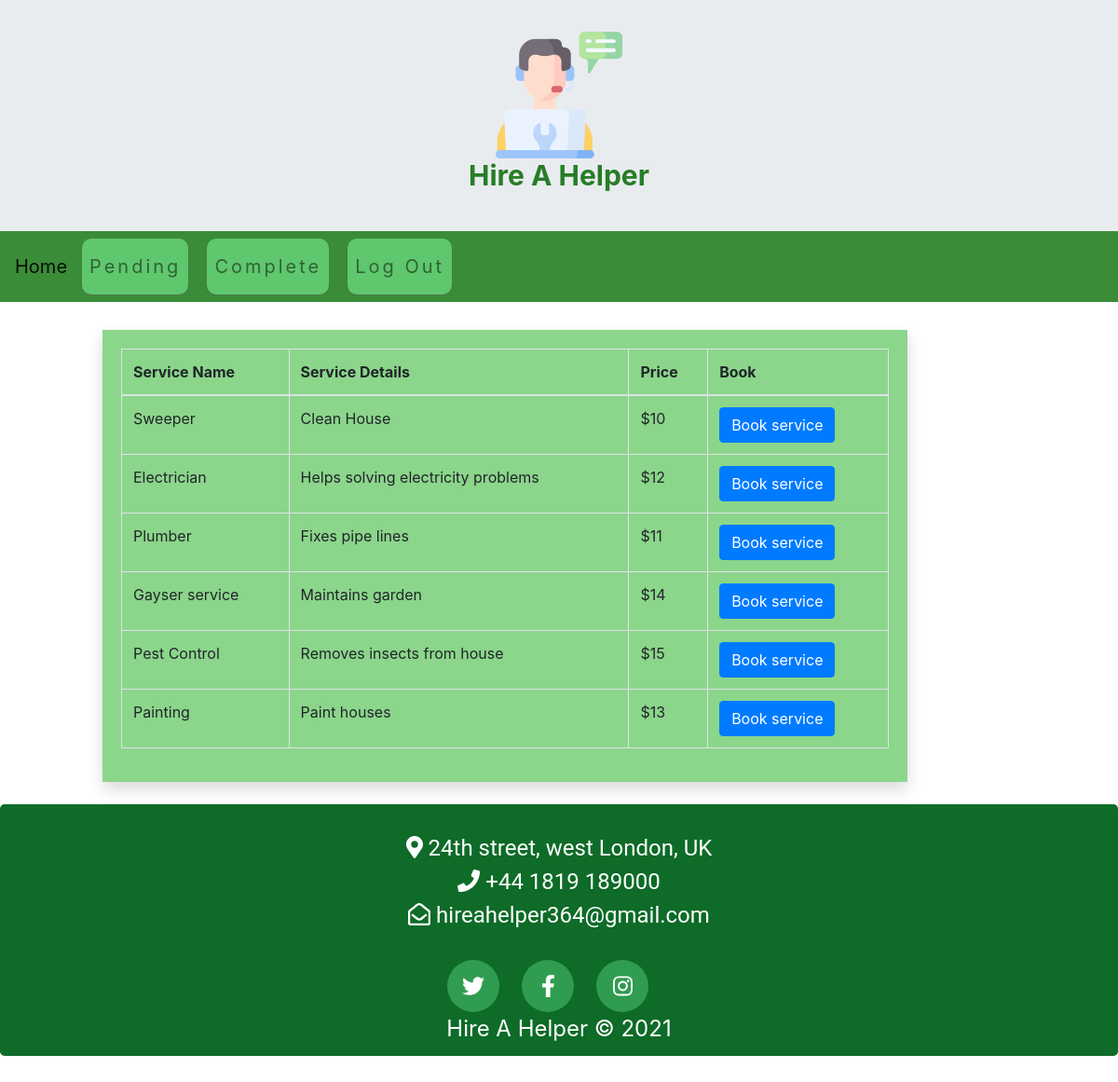
The app's page /uhome.php with its own data.
### tables this page shows
CREATE TABLE `services` (
  `SID` varchar(45) NOT NULL,
  `SName` varchar(45) NOT NULL,
  `SDetails` varchar(45) NOT NULL,
  `price` varchar(45) NOT NULL
);

### uhome.php (the view, shortened to what this page needs)
<!DOCTYPE html>
<html>
<head>
    <link rel="stylesheet" href="https://maxcdn.bootstrapcdn.com/bootstrap/4.5.2/css/bootstrap.min.css">
    <link rel="stylesheet" type="text/css" href="style.css">
</head>
<body>
  <div class="jumbotron text-center" style="margin-bottom:-30px;margin-top:-30px;">
  <img src="technical-support.png"class="img1"><h1 class="hire1">Hire A Helper</h1>
</div>
<nav class="navbar navbar-expand-lg navbar-light">
  <a class="navbar-brand" href="uhome.php">Home</a>
  <div class="collapse navbar-collapse" id="collapsibleNavbar">
    <ul class="navbar-nav">
      <li class="nav-item">
        <a class="nav-link" href="upending.php">Pending</a>
      </li>
      <li class="nav-item">
        <a class="nav-link" href="ucomplete.php">Complete</a>
      </li>
      <li class="nav-item">
        <a class="nav-link" href="index.php">Log Out</a>
      </li>
    </ul>
  </div>
</nav>
<div class="container" style="margin-top:30px">
      <div class="container-fluid mt-3">
      <div class="card1 shadow mb-4">
        <div class="card-body">
          <div class="table-responsive">
            <table class="table table-bordered" id="dataTable" width="100%" cellspacing="0">
              <thead>
                <tr>
                  <th> Service Name </th>
                  <th> Service Details </th>
                  <th> Price </th>
                  <th> Book </th>
                </tr>
              </thead>
              <tbody>
              <?php
          $conn = mysqli_connect("localhost", "root", "", "myService");
              $disp="select * from services";
              $result=mysqli_query($conn,$disp);
              if(mysqli_num_rows($result) > 0)
              {
              while($row=mysqli_fetch_array($result))
              {
                $x=0;
                if($x!=0)
                {
                  $x=0;
                }
                else
                {
                ?>
                <tr>
                  <td> <?php echo $row['SName']; ?></td>
                  <td> <?php echo $row['SDetails']; ?></td>
                  <td> <?php echo $row['price']; ?></td>
                  <td>
                    <button type="button" class="btn btn-primary" data-toggle="modal" data-target="#addData">
                    Book service
                  </button>
                  </td>
                  </tr>
                <?php
                }
              }
            }
            else {
                  echo "No Record Found";
              }
      ?>
              </tbody>
            </table>
          </div>
        </div>
      </div>
      </div>
</div>
<div class="jumbotron text-center" style="margin-bottom:0 ;background-color:#0e6b28;height: 270px;">
  <div class="address" style="margin-top:-40px;"><i class="fas fa-map-marker-alt"></i>  24th street, west London, UK
<br><i class="fas fa-phone"></i>  +44 1819 189000
<br><i class="far fa-envelope-open"></i>  hireahelper364@gmail.com</div>
  <div class="d-flex justify-content-center align-items-center">
        <a
          class="d-inline-flex align-items-center justify-content-center twitter"
          href="#"
          ><i class="fab fa-twitter"></i
        ></a>
        <a
          class="d-inline-flex align-items-center justify-content-center facebook"
          href="#"
          ><i class="fab fa-facebook-f"></i
        ></a>
        <a
          class="d-inline-flex align-items-center justify-content-center instagram"
          href="#"
          ><i class="fab fa-instagram"></i
        ></a>
      </div>
        <p style="color: white;
  font-size: 1.5rem;">
          Hire A Helper &#169; 2021
        </p>
</div>
</body>
</html>

### style.css (style rules this page uses)
* { margin: 0; padding: 0; }
.img1 { width: 12%; }
.hire1 { color: #277d27; text-align: center; font-size: 30px; font-weight: bold; }
.card1 { width: 80%; margin-top: 30px; margin-left: 50px; background-color: #8bd68b; }
.address { font-family: Roboto; color: white; font-size: 24px; text-align: center; padding-top: 5px; padding-bottom: 30px; }
.twitter, .facebook, .instagram { height: 3.5rem; width: 3.5rem; color: white; border-radius: 100%; font-size: 1.5rem; margin-right: 1.5rem; background-color: #309c50; }
.nav-item { font-size: 24px; display: flex; justify-content: space-around; width: 100%; color:green; display: flex; justify-content: space-around; align-items: center; background-color: #5fc76d; color:white; text-decoration: none; letter-spacing: 3px; font-weight: bold; font-size: 20px; box-shadow: 0px 2px 2px rgba(96, 96, 96, 0.3); background: #5fc76d; color: #ffffff; font-weight: 400; text-align: center; border-radius: 10px; list-style-type: none; margin-right: 20px; height: 60px; }
nav { display: flex; justify-content: space-around; align-items: center; background-color: #3b8c38; }

### records on screen
services: SName "Sweeper", SDetails "Clean House", price "$10"
services: SName "Electrician", SDetails "Helps solving electricity problems", price "$12"
services: SName "Plumber", SDetails "Fixes pipe lines", price "$11"
services: SName "Gayser service", SDetails "Maintains garden", price "$14"
services: SName "Pest Control", SDetails "Removes insects from house", price "$15"
services: SName "Painting", SDetails "Paint houses", price "$13"
